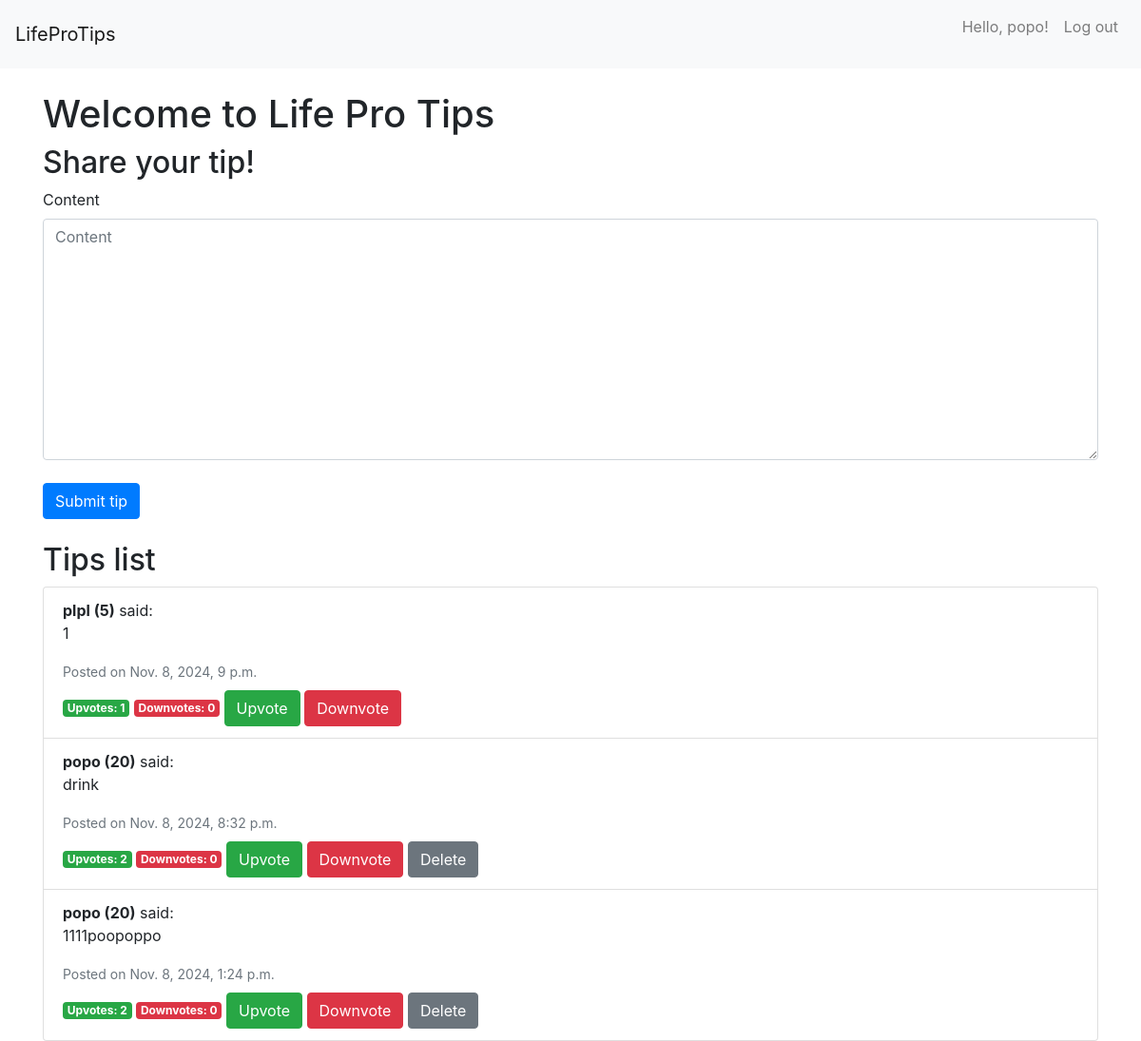
/ (signed in), run on the app's committed database.
### tips/models.py (models this page shows, shortened)
class CustomUser(AbstractBaseUser, PermissionsMixin):
    username = models.CharField(max_length=150, unique=True)
    date_joined = models.DateTimeField(auto_now_add=True)
    is_active = models.BooleanField(default=True)
    is_staff = models.BooleanField(default=False)
    reputation = models.IntegerField(default=0)  # Starting reputation
    can_downvote = models.BooleanField(default=True)  # Manual downvote permission
    can_delete = models.BooleanField(default=False)   # Manual delete permission
    objects = CustomUserManager()
    USERNAME_FIELD = 'username'
    def can_downvote_permission(self):
        total_upvotes = sum(tip.upvoted_by.count() for tip in self.tips.all())
        return self.reputation >= 15 and total_upvotes >= 2 and self.can_downvote
    def can_delete_permission(self):
        return self.can_delete or self.reputation >= 30

class Tip(models.Model):
    content = models.TextField()
    author = models.ForeignKey(settings.AUTH_USER_MODEL, related_name='tips', on_delete=models.CASCADE)
    date = models.DateTimeField(default=timezone.now)
    upvoted_by = models.ManyToManyField(settings.AUTH_USER_MODEL, related_name='upvoted_tips', blank=True)
    downvoted_by = models.ManyToManyField(settings.AUTH_USER_MODEL, related_name='downvoted_tips', blank=True)
    def upvotes_count(self):
        return self.upvoted_by.count()
    def downvotes_count(self):
        return self.downvoted_by.count()

### tips/views.py (the view)
# urls.py: path('', views.homepage, name='homepage'),
def homepage(request):
    user_name = get_or_set_user_name(request) if not request.user.is_authenticated else None
    tips = Tip.objects.all().order_by('-date')
    form = TipForm(request.POST or None) if request.user.is_authenticated else None
    for tip in tips:
        if request.user.is_authenticated:
            tip.can_downvote = (request.user == tip.author or request.user.can_downvote_permission())
        else:
            tip.can_downvote = False  # Default to False for anonymous users
    if request.method == 'POST' and form is not None and form.is_valid():
        new_tip = form.save(commit=False)
        new_tip.author = request.user
        new_tip.save()
        return redirect('homepage')
    return render(request, 'tips/homepage.html', {
        'tips': tips,
        'form': form,
        'user_name': user_name,  # Pass anonymous user name to the template
    })

### tips/forms.py
class TipForm(forms.ModelForm):
    class Meta:
        model = Tip
        fields = ['content']

### tips/templates/tips/homepage.html (shortened to what this page needs)
{% extends "base.html" %}
{% load bootstrap4 %}
{% block content %}
    <h1>Welcome to Life Pro Tips</h1>
    {% if user.is_authenticated %}
        <h2>Share your tip!</h2>
        <form method="post">
            {% bootstrap_form form %}
            <button type="submit" class="btn btn-primary mt-2">Submit tip</button>
        </form>
    {% endif %}
    <h2 class="mt-4">Tips list</h2>
    <ul class="list-group">
        {% for tip in tips %}
            <li class="list-group-item">
                <strong>{{ tip.author.username }} ({{ tip.author.reputation }})</strong> said:
                <p>{{ tip.content }}</p>
                <small class="text-muted">Posted on {{ tip.date }}</small>
                {% if user.is_authenticated %}
                    <div class="mt-2">
                        <span class="badge badge-success">Upvotes: {{ tip.upvotes_count }}</span>
                        <span class="badge badge-danger">Downvotes: {{ tip.downvotes_count }}</span>
                        <form action="{% url 'upvote_tip' tip.id %}" method="post" style="display: inline;">
                            <button type="submit" class="btn btn-success">Upvote</button>
                        </form>
                        {% if tip.author == user or user.can_downvote_permission %}
                            <form action="{% url 'downvote_tip' tip.id %}" method="post" style="display: inline;">
                                <button type="submit" class="btn btn-danger">Downvote</button>
                            </form>
                        {% endif %}
                        {% if tip.author == user or user.can_delete_permission %}
                            <form action="{% url 'delete_tip' tip.id %}" method="post" style="display: inline;">
                                <button type="submit" class="btn btn-secondary">Delete</button>
                            </form>
                        {% endif %}
                    </div>
                {% endif %}
            </li>
        {% empty %}
            <li class="list-group-item">No tips available yet.</li>
        {% endfor %}
    </ul>
{% endblock %}

### tips/templates/base.html (shortened to what this page needs)
<!DOCTYPE html>
<html lang="en">
<head>
    {% load bootstrap4 %}
    {% bootstrap_css %}
</head>
<body>
    <nav class="navbar navbar-expand-lg navbar-light bg-light">
        <a class="navbar-brand" href="{% url 'homepage' %}">LifeProTips</a>
        <div class="collapse navbar-collapse" id="navbarNav">
            <ul class="navbar-nav ml-auto">
                {% if user.is_authenticated %}
                    <li class="nav-item">
                        <p class="nav-link">Hello, {{ user.username }}!</p>
                    </li>
                    <li class="nav-item">
                        <a class="nav-link" href="{% url 'logout' %}">Log out</a>
                    </li>
                {% endif %}
            </ul>
        </div>
    </nav>
    <div class="container mt-4">
        {% block content %}
        {% endblock %}
    </div>
</body>
</html>

### data on the page
CustomUser: username "popo"
Tip: author.username "plpl", author.reputation "5", content "1", date "Nov. 8, 2024, 9 p.m.", upvotes_count "1", downvotes_count "0", shows "Downvote"
Tip: author.username "popo", author.reputation "20", content "drink", date "Nov. 8, 2024, 8:32 p.m.", upvotes_count "2", downvotes_count "0", shows "Downvote", shows "Delete"
Tip: author.username "popo", author.reputation "20", content "1111poopoppo", date "Nov. 8, 2024, 1:24 p.m.", upvotes_count "2", downvotes_count "0", shows "Downvote", shows "Delete"
